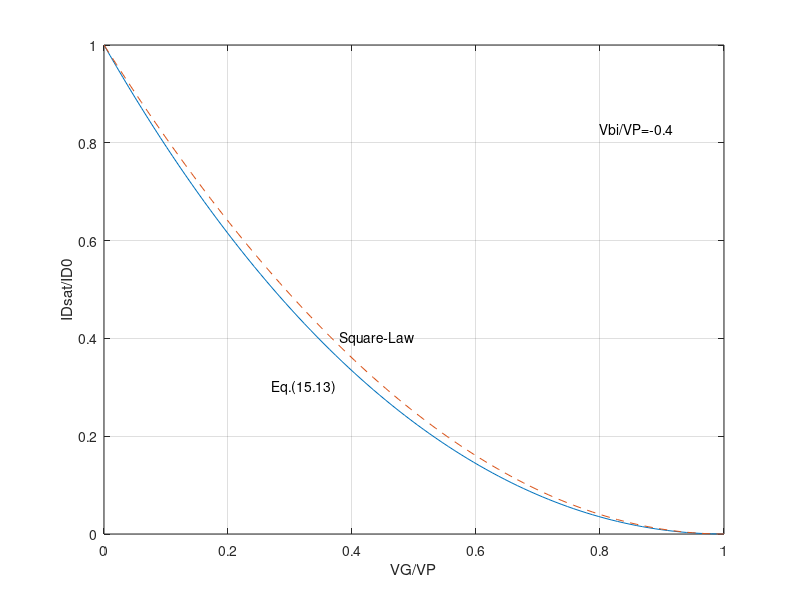

This figure's MATLAB source:
%Exercise 15.2...Comparison of IDsat Relationships

%Computational parameters
clear
z=-0.4;           %z=Vbi/VP
x=linspace(0,1);  %x=VG/VP

%P-Theory (y=IDsat/ID0)
Num=x-1-(2/3)*(z-1)*(1-((z-x)./(z-1)).^(1.5));
Den=-1-(2/3)*(z-1)*(1-(z./(z-1)).^(1.5));
yP=Num./Den;

%Square-law Theory
yS=(1-x).^2;

%Plotting result
close
plot(x,yP,x,yS,'--');  grid
xlabel('VG/VP');  ylabel('IDsat/ID0');
text(0.38,0.4,'Square-Law')
text(0.27,0.3,'Eq.(15.13)')
text(0.8,0.83,'Vbi/VP=-0.4')

